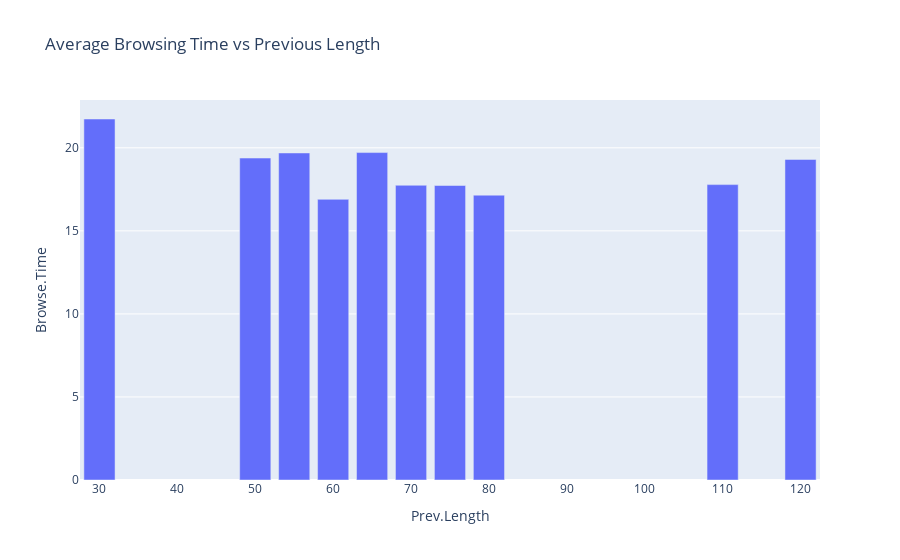
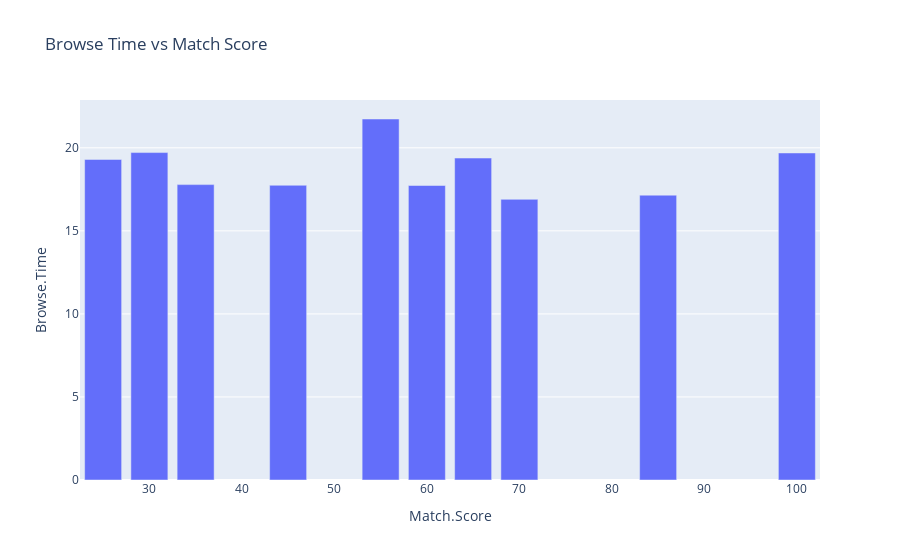
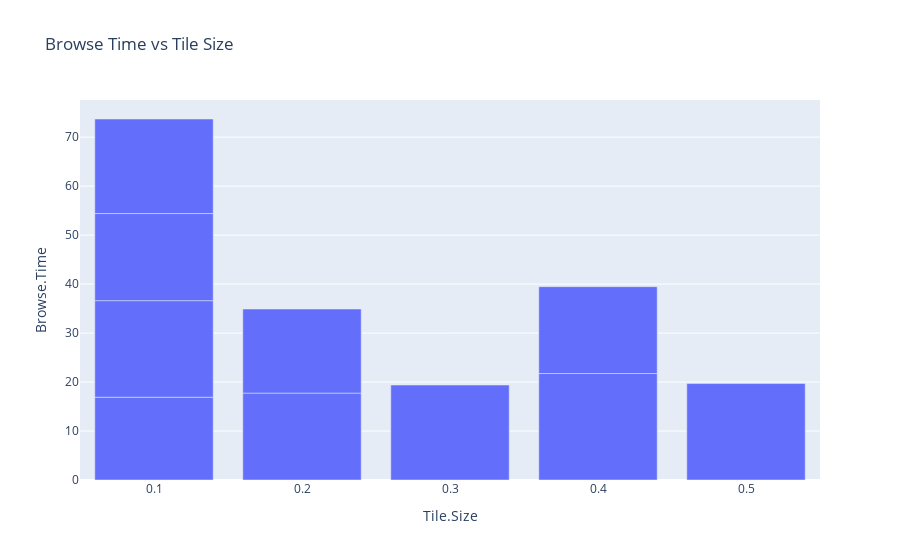
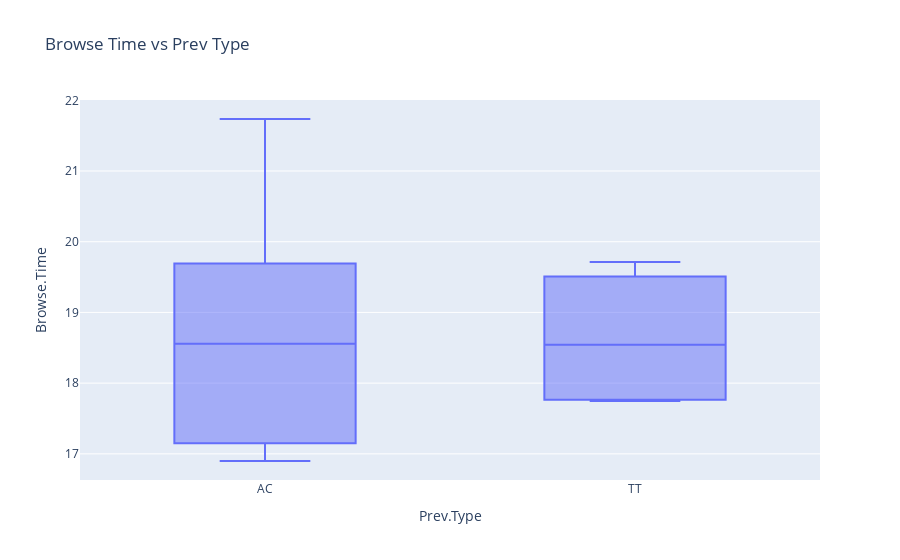

The notebook cell saved with these charts, in order:
### Code cell
fig = px.bar(mean_browse_time, x='Prev.Length', y='Browse.Time',
             title='Average Browsing Time vs Previous Length')
fig.show()

# Plot for Browse_Time vs Match.Score
fig2 = px.bar(mean_browse_time, x='Match.Score', y='Browse.Time', title='Browse Time vs Match Score')
fig2.show()

# Plot for Browse_Time vs Tile.Size
fig3 = px.bar(mean_browse_time, x='Tile.Size', y='Browse.Time', title='Browse Time vs Tile Size')
fig3.show()

# Plot for Browse_Time vs Prev.Type
# Note: Since 'Prev.Type' is a categorical variable, it might be better to use a box plot or a violin plot.
fig4 = px.box(mean_browse_time, x='Prev.Type', y='Browse.Time', title='Browse Time vs Prev Type')
fig4.show()

### Figure 1 — Plotly figure (JSON) as saved in the notebook; plotly's stock layout.template omitted (floating-point values rounded to 4 significant figures)
{"data": [{"alignmentgroup": "True", "hovertemplate": "Prev.Length=%{x}<br>Browse.Time=%{y}<extra></extra>", "legendgroup": "", "marker": {"color": "#636efa", "pattern": {"shape": ""}}, "name": "", "offsetgroup": "", "orientation": "v", "showlegend": false, "textposition": "auto", "type": "bar", "x": [30, 50, 55, 60, 65, 70, 75, 80, 110, 120], "xaxis": "x", "y": [21.74, 19.38, 19.69, 16.9, 19.71, 17.75, 17.73, 17.15, 17.79, 19.3], "yaxis": "y"}], "layout": {"barmode": "relative", "legend": {"tracegroupgap": 0}, "title": {"text": "Average Browsing Time vs Previous Length"}, "xaxis": {"anchor": "y", "domain": [0, 1], "title": {"text": "Prev.Length"}}, "yaxis": {"anchor": "x", "domain": [0, 1], "title": {"text": "Browse.Time"}}}}

### Figure 2 — Plotly figure (JSON) as saved in the notebook; plotly's stock layout.template omitted (floating-point values rounded to 4 significant figures)
{"data": [{"alignmentgroup": "True", "hovertemplate": "Match.Score=%{x}<br>Browse.Time=%{y}<extra></extra>", "legendgroup": "", "marker": {"color": "#636efa", "pattern": {"shape": ""}}, "name": "", "offsetgroup": "", "orientation": "v", "showlegend": false, "textposition": "auto", "type": "bar", "x": [55, 65, 100, 70, 30, 45, 60, 85, 35, 25], "xaxis": "x", "y": [21.74, 19.38, 19.69, 16.9, 19.71, 17.75, 17.73, 17.15, 17.79, 19.3], "yaxis": "y"}], "layout": {"barmode": "relative", "legend": {"tracegroupgap": 0}, "title": {"text": "Browse Time vs Match Score"}, "xaxis": {"anchor": "y", "domain": [0, 1], "title": {"text": "Match.Score"}}, "yaxis": {"anchor": "x", "domain": [0, 1], "title": {"text": "Browse.Time"}}}}

### Figure 3 — Plotly figure (JSON) as saved in the notebook; plotly's stock layout.template omitted (floating-point values rounded to 4 significant figures)
{"data": [{"alignmentgroup": "True", "hovertemplate": "Tile.Size=%{x}<br>Browse.Time=%{y}<extra></extra>", "legendgroup": "", "marker": {"color": "#636efa", "pattern": {"shape": ""}}, "name": "", "offsetgroup": "", "orientation": "v", "showlegend": false, "textposition": "auto", "type": "bar", "x": [0.4, 0.3, 0.5, 0.1, 0.1, 0.2, 0.4, 0.2, 0.1, 0.1], "xaxis": "x", "y": [21.74, 19.38, 19.69, 16.9, 19.71, 17.75, 17.73, 17.15, 17.79, 19.3], "yaxis": "y"}], "layout": {"barmode": "relative", "legend": {"tracegroupgap": 0}, "title": {"text": "Browse Time vs Tile Size"}, "xaxis": {"anchor": "y", "domain": [0, 1], "title": {"text": "Tile.Size"}}, "yaxis": {"anchor": "x", "domain": [0, 1], "title": {"text": "Browse.Time"}}}}

### Figure 4 — Plotly figure (JSON) as saved in the notebook; plotly's stock layout.template omitted (floating-point values rounded to 4 significant figures)
{"data": [{"alignmentgroup": "True", "hovertemplate": "Prev.Type=%{x}<br>Browse.Time=%{y}<extra></extra>", "legendgroup": "", "marker": {"color": "#636efa"}, "name": "", "notched": false, "offsetgroup": "", "orientation": "v", "showlegend": false, "type": "box", "x": ["AC", "AC", "AC", "AC", "TT", "TT", "AC", "AC", "TT", "TT"], "x0": " ", "xaxis": "x", "y": [21.74, 19.38, 19.69, 16.9, 19.71, 17.75, 17.73, 17.15, 17.79, 19.3], "y0": " ", "yaxis": "y"}], "layout": {"boxmode": "group", "legend": {"tracegroupgap": 0}, "title": {"text": "Browse Time vs Prev Type"}, "xaxis": {"anchor": "y", "domain": [0, 1], "title": {"text": "Prev.Type"}}, "yaxis": {"anchor": "x", "domain": [0, 1], "title": {"text": "Browse.Time"}}}}
